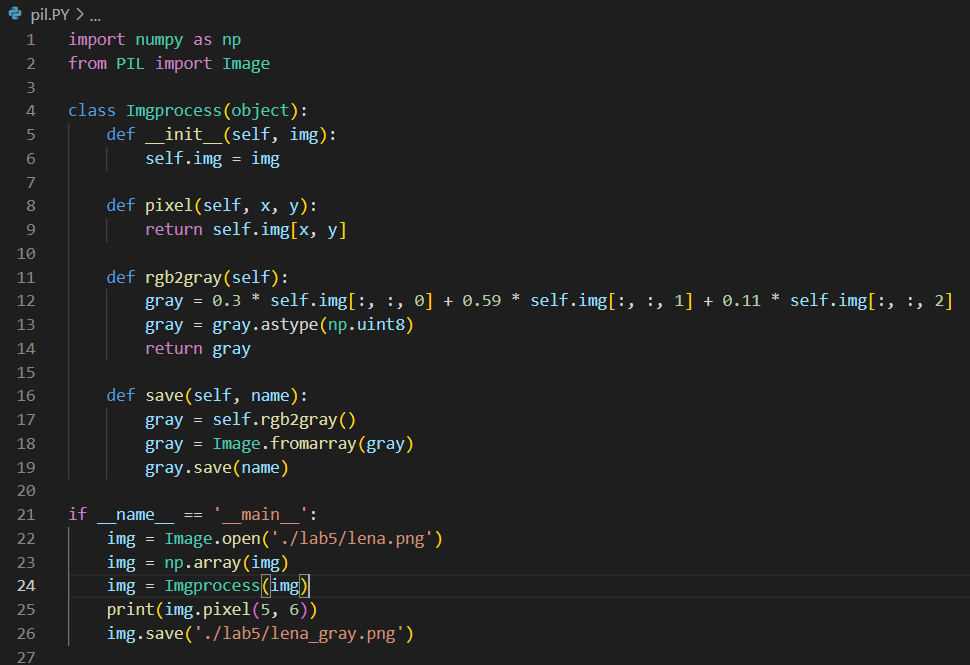
#> input picture lab5/lena.png, 970 x 665 px, found by its file name
$ python Pillow.py
#> lines starting #> are read from the running program, lines starting #| are printed output that depends on the picture
import numpy as np
from PIL import Image

class Imgprocess(object):
    def __init__(self, img):
        self.img = img

    def pixel(self, x, y):
        return self.img[x, y]

    def rgb2gray(self):
        gray = 0.3 * self.img[:, :, 0] + 0.59 * self.img[:, :, 1] + 0.11 * self.img[:, :, 2]
        gray = gray.astype(np.uint8)
        return gray

    def save(self, name):
        gray = self.rgb2gray()
        gray = Image.fromarray(gray)
        gray.save(name)

if __name__ == '__main__':
    img = Image.open('./lab5/lena.png')
#> img is the input picture: PIL image 970x665 RGBA; mean R, G, B, A 33.7, 34.5, 34.3, 255
    img = np.array(img)
    img = Imgprocess(img)
    print('1. Pixel of [5,6] is: '+str(img.pixel(5, 6)))
#| 1. Pixel of [5,6] is: [ 30  30  30 255]
    img.save('./lab5/lena_gray.png')
#> in rgb2gray, `gray = 0.3 * self.img[:, :, 0] + 0.59 * self.img[:, :, 1] + 0.11 * sel..`:
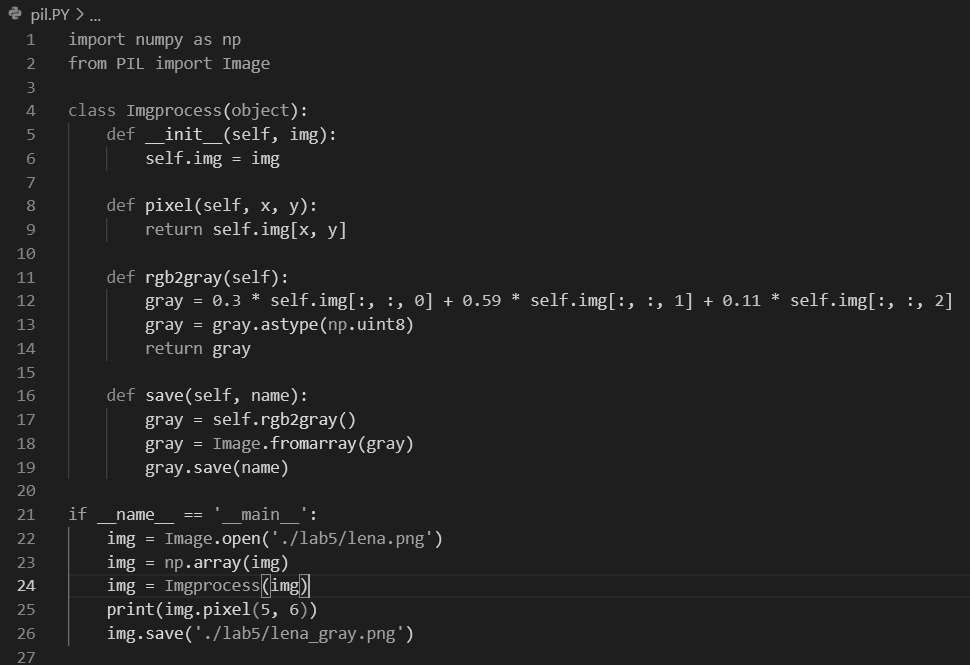
#> gray: shape (665, 970) float64; min 29.23, max 214.5, mean 34.3
    print('2. Gray image saved in: ./lab5/lena_gray.png')
